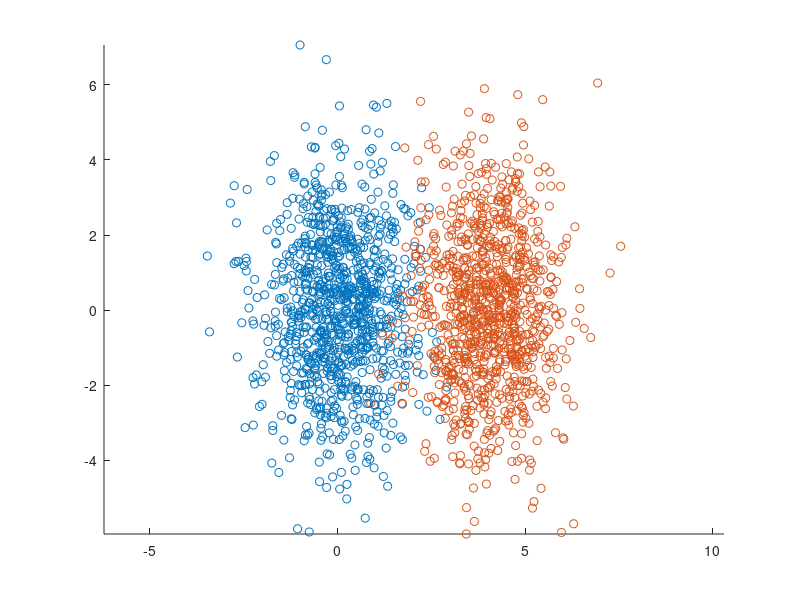

Here is the MATLAB script that generated this plot: (Note: this script raises an error after producing the figure.)
function test_snr()
close all

test_theory_empirical_results_given_geometry(5)
test_theory_empirical_results_estimated_geometry(3)
test_distant_geometries_orthogonal_vs_parallel()
test_overlapping_geometries()
test_biased_geometries()

end


function test_theory_empirical_results_given_geometry(m)
repetitions = 2000;
P = 1000;

% define the covariance matrices
    cov = [1, 0; 0, 4];
    centroid1 = [0 ,0];
    centroid2 = [4 ,0];

% sample from the distribution
    samples_m1 = mvnrnd(centroid1,cov,P);
    samples_m2 = mvnrnd(centroid2,cov,P);
    
    figure;
    hold on;
    scatter(samples_m1(:,1),samples_m1(:,2))
    scatter(samples_m2(:,1),samples_m2(:,2))
    axis equal
    hold off;

        
% estimate the theory error rate for given m

    %assume geometry is given.
    geom1.N = P;
    geom1.centroid = centroid1;
    [geom1.U,geom1.Ri] = eig(cov);
    geom1.Ri = sqrt(diag(geom1.Ri));
    geom1.D = sum(geom1.Ri.^2)^2 / sum(geom1.Ri.^4);
    
    geom2 = geom1;
    geom2.centroid = centroid2;
    
    snr = SNR(geom1, geom2);
    err_theory = snr.error(m);
     
% perform emprical estimation
    

% Monte carlo over repetitions
    % sample m samples for training a prototype classifier
    % calculate the error rate on a test set of the prototype.
    for rep=1:repetitions
        
        s1 = shuffle(samples_m1);
        s1 = s1(1:m,:);
        s2 = shuffle(samples_m2);
        s2 = s2(1:m,:);
        
        s1_test_samples = mvnrnd([0 ,0],cov,1000);
        classification = prototype_classifier(s1, s2, s1_test_samples);
        
        error_a(rep) = mean(classification==2);
        
    end
    err_emp = mean(error_a)
    deviation = abs(err_emp-err_theory)/err_emp
    assert(deviation<0.2)
end


function test_theory_empirical_results_estimated_geometry(m)
repetitions = 200;
P = 1000;

% define the covariance matrices
    cov = [1, 0; 0, 4];
    centroid1 = [0 ,0];
    centroid2 = [4 ,0];

% sample from the distribution
    samples_m1 = mvnrnd(centroid1,cov,P);
    samples_m2 = mvnrnd(centroid2,cov,P);
    
    figure;
    hold on;
    scatter(samples_m1(:,1),samples_m1(:,2))
    scatter(samples_m2(:,1),samples_m2(:,2))
    axis equal
    hold off;

        
% estimate the theory error rate for given m

    geom1 = extract_geometry(samples_m1);
    geom2 = extract_geometry(samples_m2);
    
    
    snr = SNR(geom1, geom2);
    err_theory = snr.error(m)
     
% perform emprical estimation
    

% Monte carlo over repetitions
    % sample m samples
    % calculate the error rate on a test set of the prototype.
    for rep=1:repetitions
        
        s1 = shuffle(samples_m1);
        s1 = s1(1:m,:);
        s2 = shuffle(samples_m2);
        s2 = s2(1:m,:);
        
        s1_test_samples = mvnrnd([0 ,0],cov,1000);
        classification = prototype_classifier(s1, s2, s1_test_samples);
        
        error_a(rep) = mean(classification==2);
        
    end
    err_emp = mean(error_a)
    deviation = abs(err_emp-err_theory)/err_emp
    assert(deviation<0.2) %The assestion will seldomly fail.
end


function test_distant_geometries_orthogonal_vs_parallel()
    %%% Test that overlapping geometry has high error than non-overlapping.
    %%% Test 3 configuration with gradual overlapping.
    
    P=1000;
    
    cov1(:,:,1) = [1, 0; 0, 4];
    cov1(:,:,2) = [1, 0; 0, 4];
    cov1(:,:,3) = [4, 0; 0, 1];
    
    cov2 = cov1;
    cov2(:,:,2) = [4, 0; 0, 1];
    
    for i=1:3
        samples_m1 = mvnrnd([0 ,0],cov1(:,:,i),P);
        samples_m2 = mvnrnd([4 ,0],cov2(:,:,i),P);

        figure;
        hold on;
        scatter(samples_m1(:,1),samples_m1(:,2))
        scatter(samples_m2(:,1),samples_m2(:,2))
        axis equal
        hold off;



        geom1= extract_geometry(samples_m1);
        geom2 = extract_geometry(samples_m2);


        snr = SNR(geom1, geom2);
        err(i,:) = arrayfun(snr.error, 1:20);
        
    end
    assert (all(err(1,:)<err(2,:))& all(err(2,:)<err(3,:)))
end


function test_identical_geometries()
    
    cov = [1, 0; 0, 4];
    samples_m1 = mvnrnd([0 ,0],cov,200);
    samples_m2 = mvnrnd([0 ,0],cov,200);
    
    figure;
    hold on;
    scatter(samples_m1(:,1),samples_m1(:,2))
    scatter(samples_m2(:,1),samples_m2(:,2))
    hold off;
    
    geom1= extract_geometry(samples_m1);
    geom2 = extract_geometry(samples_m2);


    snr = SNR(geom1, geom2);
    arrayfun(snr.error, 1:20)
    
    % assert that the error equals to 0.5 even for very large m.
    assert(abs(snr.error(100)-0.5)<0.01)
end

function test_overlapping_geometries()
    
    cov = [1, 0; 0, 4];
    samples_m1 = mvnrnd([0 ,0],cov,2000);
    samples_m2 = mvnrnd([1 ,0],cov,2000);
    
    figure;
    hold on;
    scatter(samples_m1(:,1),samples_m1(:,2))
    scatter(samples_m2(:,1),samples_m2(:,2))
    hold off;
    
    geom1= extract_geometry(samples_m1);
    geom2 = extract_geometry(samples_m2);


    snr = SNR(geom1, geom2);
    arrayfun(snr.error, 1:20)
    
    % assert that the error >  0.5 even for very large m.
    assert(snr.error(10000)>0.3)
end

function test_biased_geometries()
    %%% Test that the bias has an effect, i.e. the smaller the radii the smaller is the error.
    %%% from the paper: when manifold a is larger than manifold b, the bias term is negative, predicting a lower SNR for manifold a.%%%
    cov = [1, 0; 0, 4];
    samples_m1 = mvnrnd([0 ,0],cov,200);
    samples_m2 = mvnrnd([4 ,0],2*cov,200);
    
    geom1 = extract_geometry(samples_m1);
    geom2 = extract_geometry(samples_m2);


    snr = SNR(geom1, geom2);
    err_a=arrayfun(snr.error, 1:20);
    
    snr = SNR(geom2, geom1);
    err_b=arrayfun(snr.error, 1:20);
    
    assert(all(err_a<err_b))
    
end


function test_eq_si34()

    cov = [1, 0; 0, 4];
    centroid1 = [0,4];
    centroid2 = [0,0];
    Ri_c = flipud(sqrt(diag(cov)*P));
    geom1.U = [0,1;1,0]; 
    
    
end

%HELPER FUNCIONS

function shuffled = shuffle(arr)

    shuffled = arr(randperm(length(arr)),:);

end

function classification = prototype_classifier(samples1, samples2, test)

    prot1= mean(samples1);
    prot2 = mean(samples2);
    
    for i=1:size(test,1)
        dist_prot1 = norm(test(i,:)-prot1);
        dist_prot2 = norm(test(i,:)-prot2);
        classification(i)=(dist_prot1>dist_prot2) + 1;
    end
    
end
